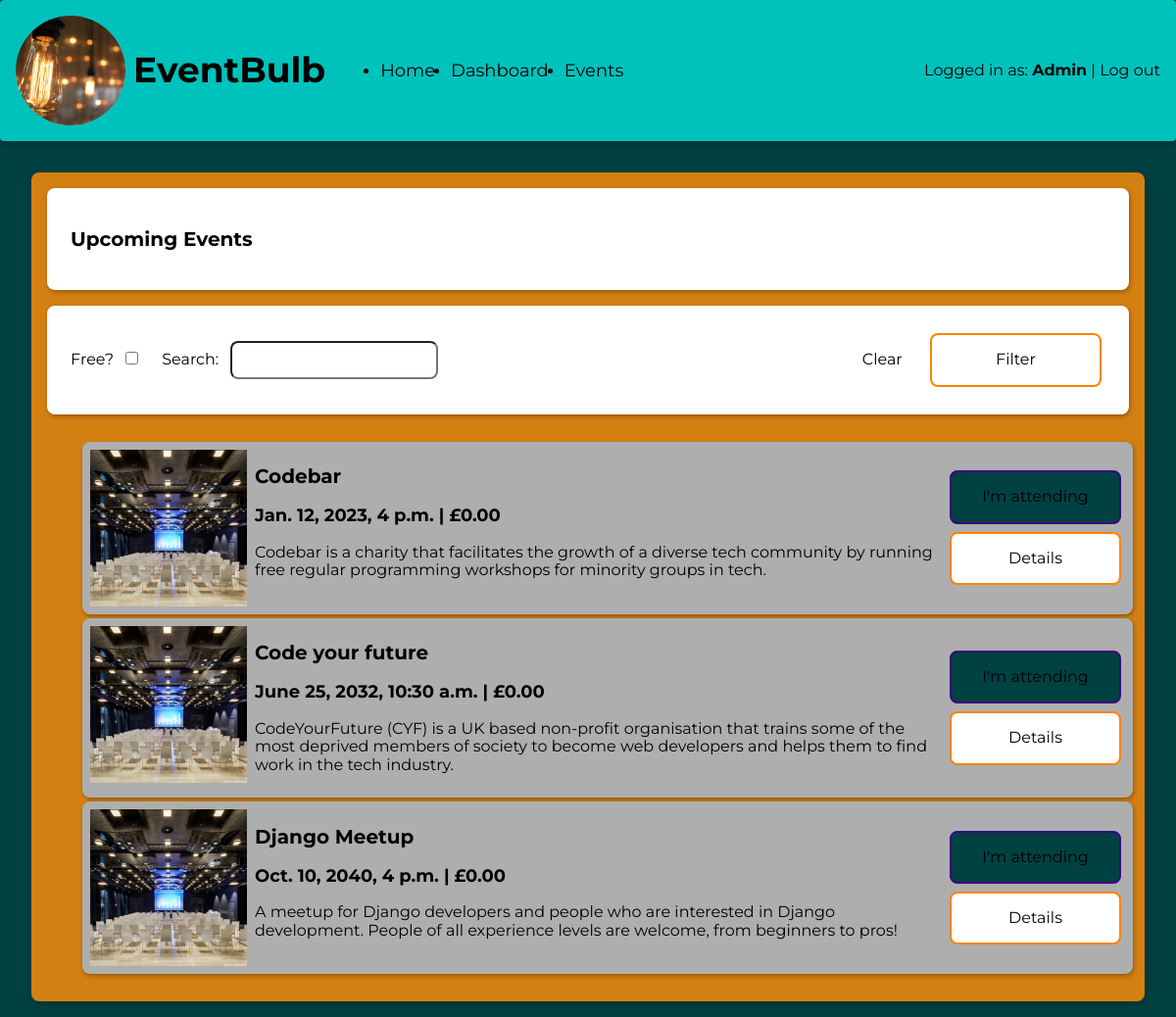
Screenshot of /events/ (signed in) with the database file from the repository.
### events/models.py (models this page shows, shortened)
class Event(models.Model):
    title = models.CharField(max_length=255)
    description = models.TextField()
    datetime = models.DateTimeField(auto_now=False, auto_now_add=False)
    cost = models.DecimalField(max_digits=6, decimal_places=2)
    image = models.ImageField(upload_to='upload/', blank=True)

### events/views.py (the view)
# urls.py: path('', views.list, name="events_list"),
def list(request):
    today = datetime.today()
    filter_map = {
        'title': 'title__icontains',
        'is_free': 'cost__exact'
    }
    filters = {}
    for key, value in request.GET.items():
        filter_key = filter_map[key]
        filters[filter_key] = value
    events = Event.objects.filter(
        datetime__gte=today).filter(**filters).order_by('datetime')
    return render(request, 'events/list.html', {'events': events})

### events/templatetags/event_filters.py (called while the page is built)
@register.filter
def is_attending(user, event):
    return user.profile.attending.filter(id=event.id).exists()

### templates/events/list.html
{% extends 'base.html' %}
{% load static %}
{% block content %}
  <main>
    <section id="event-list" class="card-background">
      <section class="card">
        <h2>Upcoming Events</h2>
      </section>
      <section class="card">
        <form action="{% url 'events_list' %}" method="get" class="filter-controls-form">
          <div class="filter-controls">
            <div class="input-group">
              <label for="is_free">Free?</label>
              <input type="checkbox" name="is_free" id="is_free" value="0" />
            </div>
            <div class="input-group">
              <label for="title">Search:</label>
              <input type="text" name="title" id="title">
            </div>
          </div>
          <div>
            <a href="{% url 'events_list' %}" class="button">Clear</a>
            <button type="submit" class="button gray">
            Filter
            </button>
          </div>
        </form>
      </section>
      {% include 'partials/_events_list.html' with events=events %}
    </section>
  </main>
{% endblock %}

### templates/base.html (shortened to what this page needs)
{% load static %}
<!DOCTYPE html>
<html lang="en">
<head>
  <link href="https://cdnjs.cloudflare.com/ajax/libs/normalize/8.0.1/normalize.min.css" rel="stylesheet">
  <link href="https://cdnjs.cloudflare.com/ajax/libs/meyer-reset/2.0/reset.min.css" rel="stylesheet">
  <link rel="stylesheet" href="{% static 'css/style.css' %}">
</head>
<body>
  <header class="navbar">
    <section>
      <img class="logo" src="{% static 'images/logo.jpg' %}" alt="EventBulb Logo">
      <h1 class="site-heading">EventBulb</h1>
      <nav>
        <ul>
          <li>
            <a href="{% url 'information_home' %}">Home</a>
          </li>
          {% if user.is_authenticated %}
            <li>
              <a href="{% url 'events_dashboard' %}">Dashboard</a>
            </li>
          {% endif %}
          <li>
            <a href="{% url 'events_list' %}">Events</a>
          </li>
        </ul>
      </nav>
    </section>
    <nav class="auth-nav">
      {% if user.is_authenticated %}
        <span>Logged in as: <span class="logged-in-username">{{ user.username }}</span></span>
        <span> | </span>
        <a href="{% url 'accounts_logout' %}">Log out</a>
      {% else %}
        <a href="{% url 'accounts_login' %}">Log In</a>
        <span> | </span>
        <a href="{% url 'accounts_register' %}">Register</a>
      {% endif %}
    </nav>
  </header>
  {% block content %}
  {% endblock content %}
</body>
</html>

### templates/partials/_events_list.html (shortened to what this page needs)
{% load event_filters %}
{% load static %}
<ul class="events-list">
  {% for event in events %}
    <li class="card event">
      {% if event.image|length > 0 %}
    <img class="event-image" src="{{ event.image.url }}" alt="">
  {% else %}
    <img class="event-image" src="{% static 'images/image_placeholder.jpg' %}" alt="">
  {% endif %}
      <div class="event-info">
        <h2>{{ event.title }}</h2>
        <h3>{{ event.datetime }} | £{{ event.cost }}</h3>
        <p>{{ event.description }}</p>
      </div>
      <div class="event-controls">
        {% if user.is_authenticated %}
          {% if user|is_attending:event %}
            <form action="{% url 'events_remove_attending' event.id %}" method="post">
              {% csrf_token %}
              <input type="hidden" name="redirect_url" value="{{ request.get_full_path }}">
              <button type="submit" class="button red">Cancel Attendance</button>
            </form>
          {% else %}
            <form action="{% url 'events_add_attending' event.id %}" method="post">
              <button type="submit" class="button yellow">I'm attending</button>
            </form>
          {% endif %}
        {% endif %}
        <a href="{% url 'events_details' event.id %}" class="button gray">Details</a>
      </div>
    </li>
  {% endfor %}
</ul>

### static/css/style.css (style rules this page uses)
:root { --shadow: 1px 2px 8px rgba(0,0,0,0.3); --shadow-small: 1px 2px 4px rgba(0,0,0,0.3); --yellow : #004142; --yellow-accent: #3c0085; --gray: #ffffff; --gray-accent: #ff8400; --gray-light: #d37f11; --red: #941717; --red-accent: #7e0d0d; }
body { background-color: var(--yellow); display: flex; flex-direction: column; height: 100vh; font-family: 'Montserrat', Helvetica, Arial, sans-serif; }
a { color: inherit; text-decoration: inherit; }
h2 { font-size: 1.25rem; }
h3 { font-size: 1.125rem; }
.navbar { display: grid; grid-template-columns: 1fr 1fr; align-items: center; background-color: rgb(0, 194, 188); border-radius: 0.25rem; padding: 1rem; box-shadow: var(--shadow) }
.navbar > section { display: flex; align-items: center; }
.navbar .logo { margin-right: 0.5rem; height: 7rem; width: 7rem; object-fit: cover; border-radius: 100%; }
.site-heading { font-size: 1.5rem; }
.navbar .site-heading { font-size: 2.25rem; margin-right: 1rem; }
.navbar > .auth-nav { justify-self: flex-end; }
.navbar nav > ul { display: flex; align-items: center; }
.navbar nav > ul > li { margin-right: 1rem; }
.navbar nav > ul > li > a, .navbar nav > ul > li > span { font-size: 1.125rem; }
.logged-in-username { font-weight: bold; }
main { margin: 1rem; padding: 1rem; display: grid; gap: 1rem; flex-grow: 1; flex-shrink: 1; }
.card-background { background-color: var(--gray-light); padding: 0.5rem; box-shadow: var(--shadow); border-radius: 0.5rem; display: flex; flex-direction: column; }
.card { margin: 0.5rem; padding: 1.5rem; background-color: rgb(255, 255, 255); border-radius: 0.5rem; box-shadow: var(--shadow-small) }
.filter-controls-form { display: flex; justify-content: space-between; }
.filter-controls { display: flex; align-items: center; margin-right: 1.5rem; }
.filter-controls > .input-group { margin-right: 1.5rem; }
.filter-controls > .input-group > label { margin-right: 0.5rem; }
input[type="text"], input[type="password"], textarea { padding: 0.5rem; background-color: var(--gray); border-radius: 0.5rem; }
.button { padding: 1rem; border-radius: 0.5rem; min-width: 175px; margin: 0.25rem; box-sizing: border-box; transition: background-color 150ms; text-align: center; cursor: pointer; }
.button.gray { background-color: var(--gray); border: 2px solid var(--gray-accent); }
.button.yellow { background-color: var(--yellow); border: 2px solid var(--yellow-accent); }
.card.event { margin: 0.25rem; padding: 0.5rem; background-color: rgb(174, 174, 174); border-radius: 0.5rem; box-shadow: var(--shadow-small); display: flex; align-items: start; }
.event-image { background-color: var(--gray); object-fit: cover; width: 10rem; height: 10rem; margin-right: 0.5rem; }
.event > .event-info { flex-grow: 1; }
.event > .event-controls { flex-shrink: 1; align-self: center; justify-self: center; display: flex; flex-direction: column; }

### rows the page displays
Event: title "Codebar", datetime "Jan. 12, 2023, 4 p.m.", cost "0.00", description "Codebar is a charity that facilitates the growth of a diverse tech community by running free regular programming workshops for minority groups in tech."
Event: title "Code your future", datetime "June 25, 2032, 10:30 a.m.", cost "0.00", description "CodeYourFuture (CYF) is a UK based non-profit organisation that trains some of the most deprived members of society to become web developers and helps them to find work in the tech industry."
Event: title "Django Meetup", datetime "Oct. 10, 2040, 4 p.m.", cost "0.00", description "A meetup for Django developers and people who are interested in Django development. People of all experience levels are welcome, from beginners to pros!"

### other values shown
{{ user.username }} "Admin"
